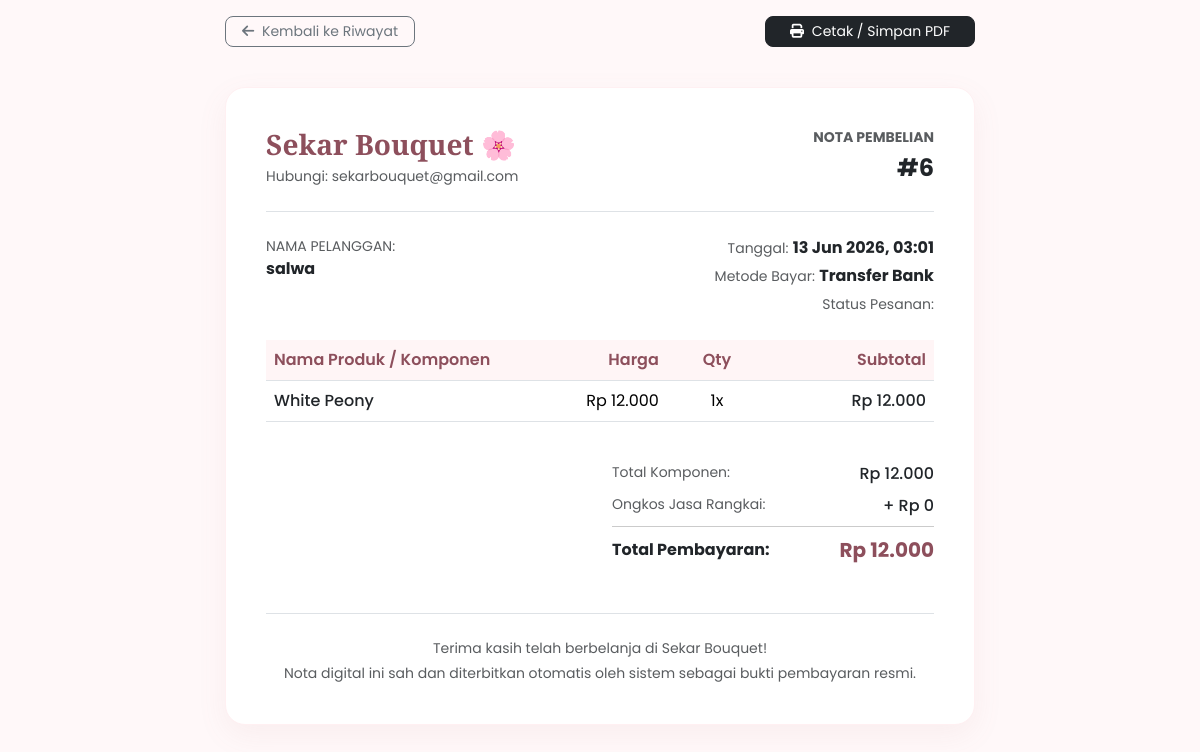
The page /nota.php?id=6 (signed in) on the database as committed earlier.
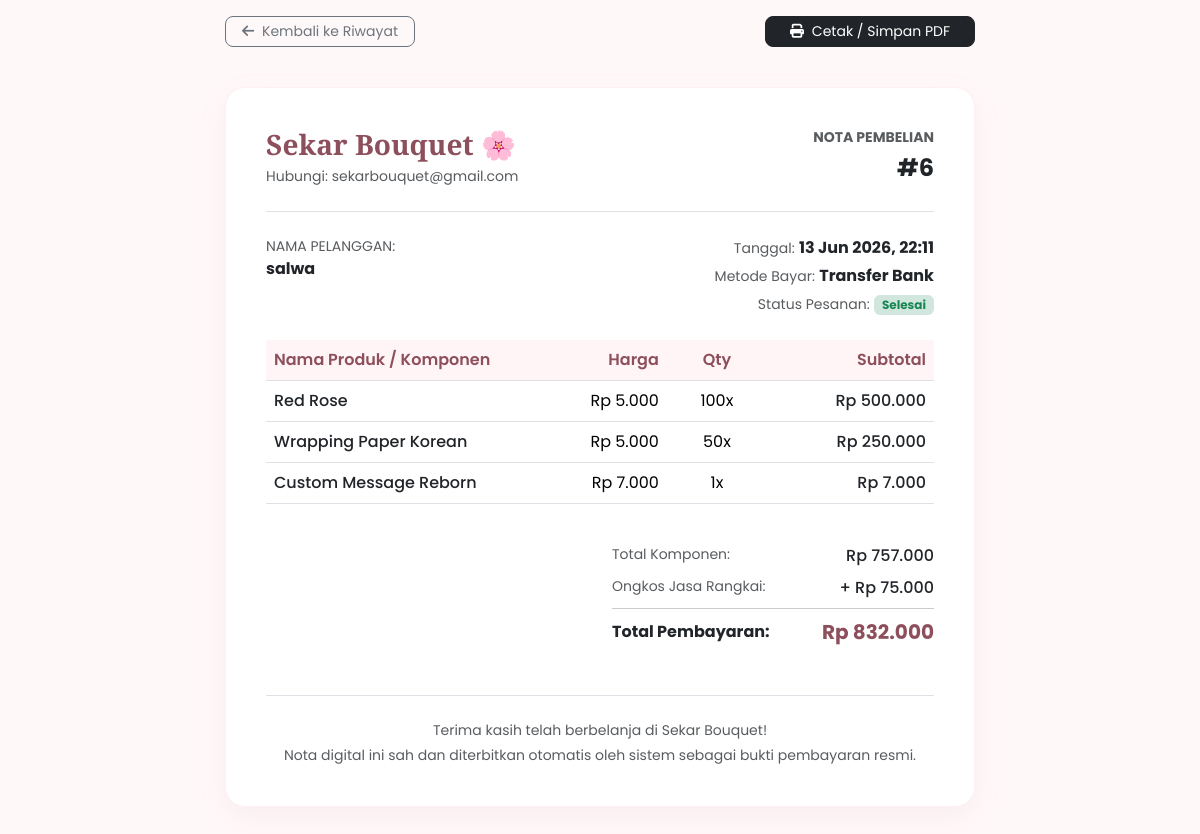
The same page on the database as committed later.
### tables this page shows
CREATE TABLE `pesanan` (
  `id_pesanan` int(11) NOT NULL,
  `id_pelanggan` int(11) NOT NULL,
  `tanggal` datetime DEFAULT current_timestamp(),
  `total` int(11) DEFAULT 0,
  `status` enum('Menunggu Pembayaran','Diproses','Selesai','Dibatalkan') DEFAULT 'Menunggu Pembayaran',
  `metode_pembayaran` varchar(50) DEFAULT NULL,
  `bukti` varchar(255) DEFAULT NULL
);

CREATE TABLE `detail_pesanan` (
  `id_detail` int(11) NOT NULL,
  `id_pesanan` int(11) NOT NULL,
  `id_produk` int(11) NOT NULL,
  `jumlah` int(11) NOT NULL,
  `harga` int(11) NOT NULL,
  `subtotal` int(11) NOT NULL
);

CREATE TABLE `produk` (
  `id_produk` int(11) NOT NULL,
  `id_kategori` int(11) NOT NULL,
  `id_supplier` int(11) NOT NULL,
  `nama_produk` varchar(100) NOT NULL,
  `warna` varchar(50) DEFAULT NULL,
  `ukuran` varchar(30) DEFAULT NULL,
  `harga_beli` int(11) NOT NULL,
  `harga_jual` int(11) NOT NULL,
  `stok` int(11) DEFAULT 0,
  `stok_minimum` int(11) DEFAULT 10,
  `tanggal_masuk` date DEFAULT NULL,
  `tanggal_expired` date DEFAULT NULL,
  `gambar` varchar(255) DEFAULT NULL
);

CREATE TABLE `pelanggan` (
  `id_pelanggan` int(11) NOT NULL,
  `nama` varchar(100) DEFAULT NULL,
  `email` varchar(100) DEFAULT NULL,
  `telepon` varchar(20) DEFAULT NULL,
  `alamat` text DEFAULT NULL
);

### nota.php (the view, shortened to what the changed rows need)
<?php
include 'koneksi.php';
$id_user = $_SESSION['id_pelanggan'] ?? $_SESSION['id_user'] ?? $_SESSION['id'] ?? null;
$id_pesanan = isset($_GET['id']) ? (int)$_GET['id'] : 0;
$sql = "SELECT
            p.id_pesanan,
            p.tanggal,
            p.total AS total_akhir,
            p.status,
            p.metode_pembayaran,
            pl.nama AS nama_pelanggan,
            bc.ongkos_rakit,
            -- Subquery menghitung total komponen belanjaan murni
            (SELECT SUM(subtotal) FROM detail_pesanan dp WHERE dp.id_pesanan = p.id_pesanan) AS total_komponen
        FROM pesanan p
        JOIN pelanggan pl ON p.id_pelanggan = pl.id_pelanggan
        LEFT JOIN bouquet_custom bc ON p.id_pesanan = bc.id_pesanan
        WHERE p.id_pesanan = ? AND p.id_pelanggan = ?";
$stmt = $koneksi->prepare($sql);
$stmt->bind_param("ii", $id_pesanan, $id_user);
$stmt->execute();
$result = $stmt->get_result();
$pesanan = $result->fetch_assoc();
$total_komponen   = (int)($pesanan['total_komponen'] ?? 0);
$ongkos_rakit     = (int)($pesanan['ongkos_rakit'] ?? 0);
$total_akhir_db   = (int)$pesanan['total_akhir'];
?>
<!DOCTYPE html>
<html lang="id">
<head>
    <link rel="stylesheet" href="https://cdn.jsdelivr.net/npm/bootstrap@5.3.2/dist/css/bootstrap.min.css">
    <link rel="stylesheet" href="https://cdnjs.cloudflare.com/ajax/libs/font-awesome/6.4.2/css/all.min.css">
</head>
<body>
<div class="container py-3">
    <div class="nota-card">
        <div class="d-flex justify-content-between align-items-center border-bottom pb-4 mb-4">
            <div class="text-end">
                <h5 class="text-uppercase text-muted fw-bold small mb-1">Nota Pembelian</h5>
                <span class="fs-4 fw-bold text-dark">#<?= $pesanan['id_pesanan']; ?></span>
            </div>
        </div>
        <div class="row mb-4">
            <div class="col-sm-6 mb-3 mb-sm-0">
                <span class="text-muted d-block small text-uppercase">Nama Pelanggan:</span>
                <strong class="text-dark fs-6"><?= htmlspecialchars($pesanan['nama_pelanggan']); ?></strong>
            </div>
            <div class="col-sm-6 text-sm-end">
                <p class="mb-1"><span class="text-muted small">Tanggal:</span> <strong class="text-dark"><?= date('d M Y, H:i', strtotime($pesanan['tanggal'])); ?></strong></p>
                <p class="mb-1"><span class="text-muted small">Metode Bayar:</span> <strong class="text-dark"><?= htmlspecialchars($pesanan['metode_pembayaran'] ?: 'Transfer'); ?></strong></p>
                <p class="mb-0"><span class="text-muted small">Status Pesanan:</span> <span class="badge bg-success-subtle text-success px-2 py-1"><?= htmlspecialchars($pesanan['status']); ?></span></p>
            </div>
        </div>
        <div class="table-responsive mb-4">
            <table class="table align-middle">
                <thead>
                    <tr>
                        <th>Nama Produk / Komponen</th>
                        <th class="text-end" width="20%">Harga</th>
                        <th class="text-center" width="15%">Qty</th>
                        <th class="text-end" width="25%">Subtotal</th>
                    </tr>
                </thead>
                <tbody>
                    <?php
                    $q_items = $koneksi->prepare("
                        SELECT pr.nama_produk, dp.harga, dp.jumlah, dp.subtotal
                        FROM detail_pesanan dp
                        JOIN produk pr ON pr.id_produk = dp.id_produk
                        WHERE dp.id_pesanan = ?
                    ");
                    $q_items->bind_param("i", $id_pesanan);
                    $q_items->execute();
                    $res_items = $q_items->get_result();
                    while($item = $res_items->fetch_assoc()):
                    ?>
                    <tr>
                        <td class="fw-medium text-dark"><?= htmlspecialchars($item['nama_produk']); ?></td>
                        <td class="text-end">Rp <?= number_format($item['harga'], 0, ',', '.'); ?></td>
                        <td class="text-center"><?= $item['jumlah']; ?>x</td>
                        <td class="text-end fw-medium text-dark">Rp <?= number_format($item['subtotal'], 0, ',', '.'); ?></td>
                    </tr>
                    <?php endwhile; $q_items->close(); ?>
                </tbody>
            </table>
        </div>
        <div class="row justify-content-end">
            <div class="col-md-6 col-sm-8 text-end">
                <div class="d-flex justify-content-between mb-2">
                    <span class="text-muted small">Total Komponen:</span>
                    <span class="text-dark fw-medium">Rp <?= number_format($total_komponen, 0, ',', '.'); ?></span>
                </div>
                <div class="d-flex justify-content-between mb-2">
                    <span class="text-muted small">Ongkos Jasa Rangkai:</span>
                    <span class="text-dark fw-medium">+ Rp <?= number_format($ongkos_rakit, 0, ',', '.'); ?></span>
                </div>
                <div class="d-flex justify-content-between align-items-center">
                    <span class="fw-bold text-dark">Total Pembayaran:</span>
                    <span class="fw-bold fs-5 text-pink-theme">Rp <?= number_format($total_akhir_db, 0, ',', '.'); ?></span>
                </div>
            </div>
        </div>
    </div>
</div>
</body>
</html>

Rows that differ between the two databases and show on the page:
no longer on this page (row edited): detail_pesanan: id_produk.nama_produk "White Peony", harga "12.000", jumlah "1", subtotal "12.000"
changed pesanan "Transfer Bank": tanggal "13 Jun 2026, 03:01" → "13 Jun 2026, 22:11"; status (not shown) → "Selesai"; total "12.000" → "832.000"
now on this page (row edited): detail_pesanan: id_produk.nama_produk "Red Rose", harga "5.000", jumlah "100", subtotal "500.000"
now on this page (row edited): detail_pesanan: id_produk.nama_produk "Wrapping Paper Korean", harga "5.000", jumlah "50", subtotal "250.000"
now on this page (row edited): detail_pesanan: id_produk.nama_produk "Custom Message Reborn", harga "7.000", jumlah "1", subtotal "7.000"
Other text that changed with them:
$total_komponen: "12.000" → "757.000"
$ongkos_rakit: "0" → "75.000"
